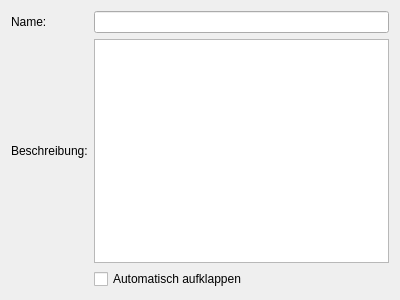
<?xml version="1.0" encoding="UTF-8"?>
<ui version="4.0">
 <class>BackupMonitorManageGroupsEditor</class>
 <widget class="QWidget" name="BackupMonitorManageGroupsEditor">
  <property name="geometry">
   <rect>
    <x>0</x>
    <y>0</y>
    <width>400</width>
    <height>300</height>
   </rect>
  </property>
  <property name="windowTitle">
   <string>Form</string>
  </property>
  <layout class="QGridLayout" name="gridLayout">
   <item row="0" column="0">
    <widget class="QLabel" name="label">
     <property name="text">
      <string>Name:</string>
     </property>
    </widget>
   </item>
   <item row="0" column="1">
    <widget class="QLineEdit" name="inputName"/>
   </item>
   <item row="1" column="0">
    <widget class="QLabel" name="label_2">
     <property name="text">
      <string>Beschreibung:</string>
     </property>
    </widget>
   </item>
   <item row="1" column="1">
    <widget class="QPlainTextEdit" name="inputDescription"/>
   </item>
   <item row="2" column="1">
    <widget class="QCheckBox" name="checkBoxAutoExpand">
     <property name="text">
      <string>Automatisch aufklappen</string>
     </property>
    </widget>
   </item>
  </layout>
 </widget>
 <resources/>
 <connections/>
</ui>
